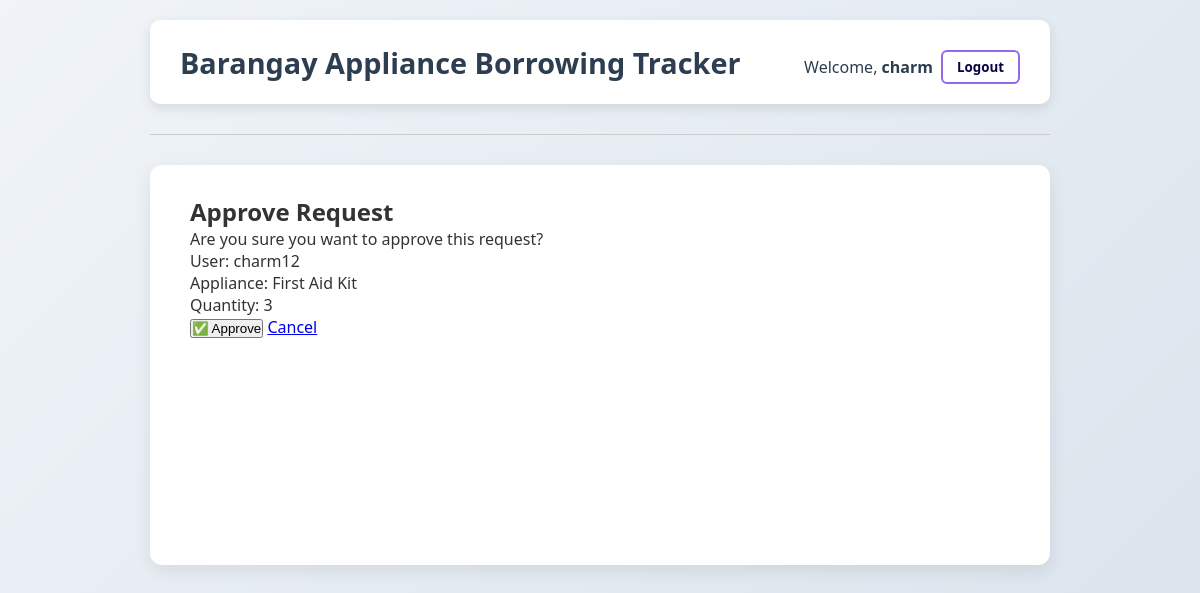
The app's page /dashboard/borrow-requests/approve/2/ (signed in) with its own data.
### appliances/models.py (models this page shows, shortened)
class BorrowRequest(models.Model):
    UNRETURNED_STATUS_CHOICES = [
        ('pending', 'Pending Return'),
        ('lost', 'Lost'),
        ('damaged', 'Damaged'),
        ('replaced', 'Replaced'),
        ('paid', 'Paid'),
    ]
    ITEM_CONDITION_CHOICES = [
        ('good', 'Good Condition'),
        ('damaged', 'Damaged'),
        ('lost', 'Lost'),
    ]
    user = models.ForeignKey(User, on_delete=models.CASCADE)
    appliance = models.ForeignKey(Appliance, on_delete=models.CASCADE)
    quantity = models.PositiveIntegerField()
    borrow_date = models.DateField(auto_now_add=True)
    return_date = models.DateField(null=True, blank=True)
    approved = models.BooleanField(default=False)
    declined = models.BooleanField(default=False)
    notified = models.BooleanField(default=False)
    returned_quantity = models.PositiveIntegerField(default=0)
    unreturned_quantity = models.PositiveIntegerField(default=0)
    unreturned_status = models.CharField(
        max_length=20,
        choices=UNRETURNED_STATUS_CHOICES,
        null=True,
        blank=True
    )
    unreturned_reason = models.TextField(null=True, blank=True)
    item_conditions = models.JSONField(default=dict, blank=True)
    resolution_status = models.JSONField(default=dict, blank=True)
    full_name = models.CharField(max_length=255, null=True, blank=True)
    contact_number = models.CharField(max_length=20, null=True, blank=True)
    location = models.TextField(null=True, blank=True)
    planned_borrow_date = models.DateField(null=True, blank=True)
    planned_return_date = models.DateField(null=True, blank=True)

class Appliance(models.Model):
    category = models.ForeignKey(Category, on_delete=models.CASCADE, related_name='appliances')
    name = models.CharField(max_length=100)
    description = models.TextField()
    quantity = models.PositiveIntegerField()
    image = models.ImageField(upload_to='appliance_images/', null=True, blank=True)

### appliances/views.py (the view, shortened to what this page needs)
# urls.py: path('dashboard/borrow-requests/approve/<int:request_id>/', views.approve_borrow_request, name='approve_borrow_request'),
@user_passes_test(is_admin)
def approve_borrow_request(request, request_id):
    borrow_request = get_object_or_404(BorrowRequest, id=request_id)
    return render(request, 'appliances/approve_borrow_request.html', {
        'borrow_request': borrow_request
    })

### appliances/views.py (called while the page is built)
def is_admin(user):
    return user.is_staff or user.is_superuser

### appliances/templates/appliances/approve_borrow_request.html (shortened to what this page needs)
{% extends 'appliances/base.html' %}
{% block content %}
<h2>Approve Request</h2>
<p>Are you sure you want to approve this request?</p>
<p>User: {{ borrow_request.user.username }}</p>
<p>Appliance: {{ borrow_request.appliance.name }}</p>
<p>Quantity: {{ borrow_request.quantity }}</p>
<form method="post">
    <button type="submit">✅ Approve</button>
    <a href="{% url 'borrow_requests_list' %}">Cancel</a>
</form>
{% endblock %}

### appliances/templates/appliances/base.html (shortened to what this page needs)
<!DOCTYPE html>
<html lang="en">
<head>
</head>
<body>
    <header>
        <h1>Barangay Appliance Borrowing Tracker</h1>
        <div class="user-area">
            {% if user.is_authenticated %}
                <p>Welcome, <strong>{{ user.username }}</strong></p>
                <form method="POST" action="{% url 'logout' %}" class="logout-form">
                    <button type="submit" aria-label="Logout">Logout</button>
                </form>
            {% else %}
                <a href="{% url 'login' %}">Login</a>
                <a href="{% url 'register' %}">Register</a>
            {% endif %}
        </div>
    </header>
    <hr>
    <main>
        {% block content %}{% endblock %}
    </main>
</body>
</html>

### appliances/templates/appliances/base.html (style rules this page uses)
* { margin: 0; padding: 0; box-sizing: border-box; }
body { font-family: 'Segoe UI', Tahoma, Geneva, Verdana, sans-serif; background: linear-gradient(135deg, #f0f4f8, #d9e2ec); color: #333; min-height: 100vh; display: flex; flex-direction: column; align-items: center; padding: 20px; }
header { width: 100%; max-width: 900px; background: #fff; box-shadow: 0 4px 12px rgba(0,0,0,0.1); padding: 20px 30px; border-radius: 10px; display: flex; justify-content: space-between; align-items: center; flex-wrap: wrap; }
header h1 { font-weight: 700; font-size: 1.8rem; color: #2c3e50; flex-grow: 1; min-width: 200px; }
.user-area { font-size: 1rem; color: #555; display: flex; align-items: center; gap: 15px; flex-wrap: wrap; margin-top: 10px; }
.user-area p, .user-area a { margin: 0; color: #2c3e50; text-decoration: none; }
form.logout-form { display: inline; margin-left: -7px; }
form.logout-form button { background-color: transparent; border: 2px solid #956aea; color: #070444; padding: 6px 14px; font-weight: 600; border-radius: 6px; cursor: pointer; transition: all 0.3s ease; font-family: inherit; }
hr { margin: 30px 0; border: none; border-top: 1px solid #ccc; width: 100%; max-width: 900px; }
main { width: 100%; max-width: 900px; background: white; padding: 30px 40px; border-radius: 12px; box-shadow: 0 6px 18px rgba(0,0,0,0.08); min-height: 400px; }

### records on screen
BorrowRequest: user.username "charm12", appliance.name "First Aid Kit", quantity "3"

### other values on screen
{{ user.username }} "charm"
